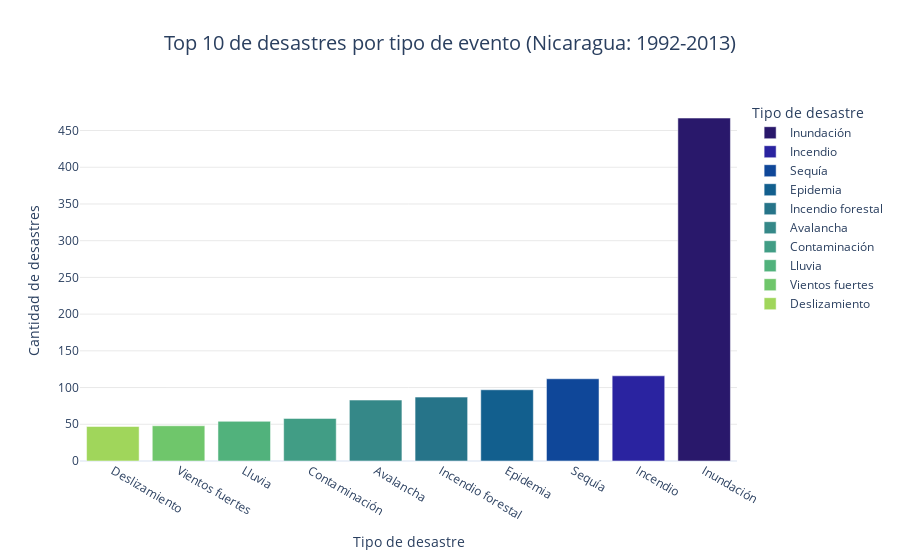

Here is the notebook cell this chart was saved with:
### Code cell
# Crear el gráfico de barras con Plotly
fig = px.bar(top_10_eventos, x='Evento', y='Total_Desastres',
             title='Top 10 de desastres por tipo de evento (Nicaragua: 1992-2013)',
             labels={'Evento': 'Tipo de desastre', 'Total_Desastres': 'Cantidad de desastres'},
             template='plotly_white',
             color='Evento', color_discrete_sequence=px.colors.sequential.haline)

# Atributos de visualización de la figura
fig.update_layout(
    title=dict(
        x=0.5,  # Centrar el título
        font=dict(size=20)),
    xaxis={'categoryorder':'total ascending'},
    yaxis=dict(showgrid=True, gridwidth=0.5, gridcolor='lightgray')
)

fig.show()

### Figure 1 — Plotly figure (JSON) as saved in the notebook; plotly's stock layout.template omitted (floating-point values rounded to 4 significant figures)
{"data": [{"alignmentgroup": "True", "hovertemplate": "Tipo de desastre=%{x}<br>Cantidad de desastres=%{y}<extra></extra>", "legendgroup": "Inundación", "marker": {"color": "rgb(41, 24, 107)", "pattern": {"shape": ""}}, "name": "Inundación", "offsetgroup": "Inundación", "orientation": "v", "showlegend": true, "textposition": "auto", "type": "bar", "x": ["Inundación"], "xaxis": "x", "y": [467], "yaxis": "y"}, {"alignmentgroup": "True", "hovertemplate": "Tipo de desastre=%{x}<br>Cantidad de desastres=%{y}<extra></extra>", "legendgroup": "Incendio", "marker": {"color": "rgb(42, 35, 160)", "pattern": {"shape": ""}}, "name": "Incendio", "offsetgroup": "Incendio", "orientation": "v", "showlegend": true, "textposition": "auto", "type": "bar", "x": ["Incendio"], "xaxis": "x", "y": [116], "yaxis": "y"}, {"alignmentgroup": "True", "hovertemplate": "Tipo de desastre=%{x}<br>Cantidad de desastres=%{y}<extra></extra>", "legendgroup": "Sequía", "marker": {"color": "rgb(15, 71, 153)", "pattern": {"shape": ""}}, "name": "Sequía", "offsetgroup": "Sequía", "orientation": "v", "showlegend": true, "textposition": "auto", "type": "bar", "x": ["Sequía"], "xaxis": "x", "y": [112], "yaxis": "y"}, {"alignmentgroup": "True", "hovertemplate": "Tipo de desastre=%{x}<br>Cantidad de desastres=%{y}<extra></extra>", "legendgroup": "Epidemia", "marker": {"color": "rgb(18, 95, 142)", "pattern": {"shape": ""}}, "name": "Epidemia", "offsetgroup": "Epidemia", "orientation": "v", "showlegend": true, "textposition": "auto", "type": "bar", "x": ["Epidemia"], "xaxis": "x", "y": [97], "yaxis": "y"}, {"alignmentgroup": "True", "hovertemplate": "Tipo de desastre=%{x}<br>Cantidad de desastres=%{y}<extra></extra>", "legendgroup": "Incendio forestal", "marker": {"color": "rgb(38, 116, 137)", "pattern": {"shape": ""}}, "name": "Incendio forestal", "offsetgroup": "Incendio forestal", "orientation": "v", "showlegend": true, "textposition": "auto", "type": "bar", "x": ["Incendio forestal"], "xaxis": "x", "y": [87], "yaxis": "y"}, {"alignmentgroup": "True", "hovertemplate": "Tipo de desastre=%{x}<br>Cantidad de desastres=%{y}<extra></extra>", "legendgroup": "Avalancha", "marker": {"color": "rgb(53, 136, 136)", "pattern": {"shape": ""}}, "name": "Avalancha", "offsetgroup": "Avalancha", "orientation": "v", "showlegend": true, "textposition": "auto", "type": "bar", "x": ["Avalancha"], "xaxis": "x", "y": [83], "yaxis": "y"}, {"alignmentgroup": "True", "hovertemplate": "Tipo de desastre=%{x}<br>Cantidad de desastres=%{y}<extra></extra>", "legendgroup": "Contaminación", "marker": {"color": "rgb(65, 157, 133)", "pattern": {"shape": ""}}, "name": "Contaminación", "offsetgroup": "Contaminación", "orientation": "v", "showlegend": true, "textposition": "auto", "type": "bar", "x": ["Contaminación"], "xaxis": "x", "y": [58], "yaxis": "y"}, {"alignmentgroup": "True", "hovertemplate": "Tipo de desastre=%{x}<br>Cantidad de desastres=%{y}<extra></extra>", "legendgroup": "Lluvia", "marker": {"color": "rgb(81, 178, 124)", "pattern": {"shape": ""}}, "name": "Lluvia", "offsetgroup": "Lluvia", "orientation": "v", "showlegend": true, "textposition": "auto", "type": "bar", "x": ["Lluvia"], "xaxis": "x", "y": [54], "yaxis": "y"}, {"alignmentgroup": "True", "hovertemplate": "Tipo de desastre=%{x}<br>Cantidad de desastres=%{y}<extra></extra>", "legendgroup": "Vientos fuertes", "marker": {"color": "rgb(111, 198, 107)", "pattern": {"shape": ""}}, "name": "Vientos fuertes", "offsetgroup": "Vientos fuertes", "orientation": "v", "showlegend": true, "textposition": "auto", "type": "bar", "x": ["Vientos fuertes"], "xaxis": "x", "y": [48], "yaxis": "y"}, {"alignmentgroup": "True", "hovertemplate": "Tipo de desastre=%{x}<br>Cantidad de desastres=%{y}<extra></extra>", "legendgroup": "Deslizamiento", "marker": {"color": "rgb(160, 214, 91)", "pattern": {"shape": ""}}, "name": "Deslizamiento", "offsetgroup": "Deslizamiento", "orientation": "v", "showlegend": true, "textposition": "auto", "type": "bar", "x": ["Deslizamiento"], "xaxis": "x", "y": [47], "yaxis": "y"}], "layout": {"barmode": "relative", "legend": {"title": {"text": "Tipo de desastre"}, "tracegroupgap": 0}, "title": {"font": {"size": 20}, "text": "Top 10 de desastres por tipo de evento (Nicaragua: 1992-2013)", "x": 0.5}, "xaxis": {"anchor": "y", "categoryarray": ["Inundación", "Incendio", "Sequía", "Epidemia", "Incendio forestal", "Avalancha", "Contaminación", "Lluvia", "Vientos fuertes", "Deslizamiento"], "categoryorder": "total ascending", "domain": [0, 1], "title": {"text": "Tipo de desastre"}}, "yaxis": {"anchor": "x", "domain": [0, 1], "gridcolor": "lightgray", "gridwidth": 0.5, "showgrid": true, "title": {"text": "Cantidad de desastres"}}}}
